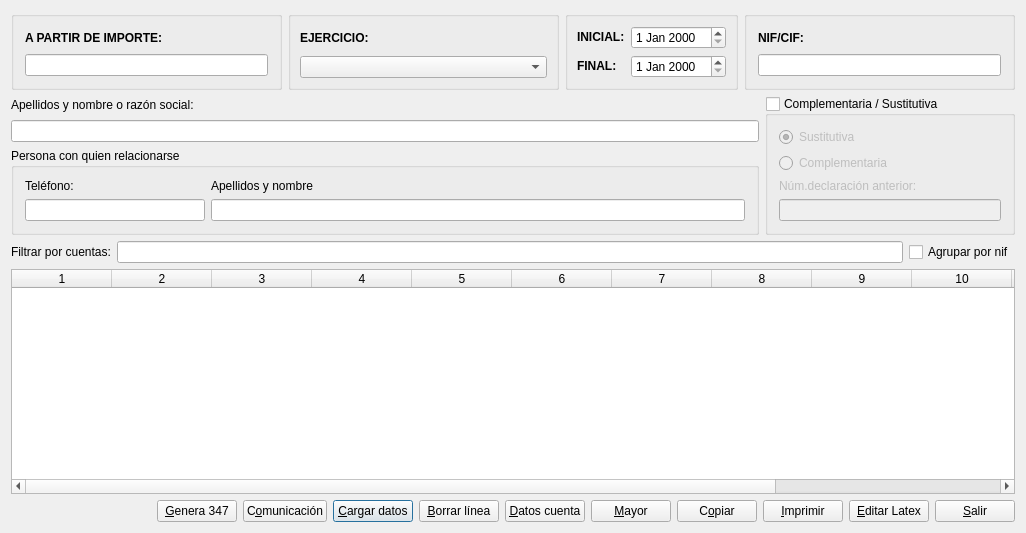
<?xml version="1.0" encoding="UTF-8"?>
<ui version="4.0">
 <author>José Manuel Díez Botella</author>
 <class>conta347</class>
 <widget class="QDialog" name="conta347">
  <property name="geometry">
   <rect>
    <x>0</x>
    <y>0</y>
    <width>1026</width>
    <height>533</height>
   </rect>
  </property>
  <property name="windowTitle">
   <string>MODELO 347</string>
  </property>
  <layout class="QVBoxLayout" name="verticalLayout_8">
   <item>
    <layout class="QHBoxLayout" name="horizontalLayout">
     <item>
      <widget class="QGroupBox" name="groupBox_5">
       <property name="title">
        <string/>
       </property>
       <layout class="QVBoxLayout" name="verticalLayout_5">
        <item>
         <widget class="QLabel" name="textLabel1">
          <property name="text">
           <string>&lt;b&gt;A PARTIR DE IMPORTE:&lt;/b&gt;</string>
          </property>
          <property name="wordWrap">
           <bool>false</bool>
          </property>
         </widget>
        </item>
        <item>
         <widget class="QLineEdit" name="importelineEdit"/>
        </item>
       </layout>
      </widget>
     </item>
     <item>
      <widget class="QGroupBox" name="groupBox_2">
       <property name="title">
        <string/>
       </property>
       <layout class="QVBoxLayout">
        <property name="spacing">
         <number>6</number>
        </property>
        <property name="leftMargin">
         <number>9</number>
        </property>
        <property name="topMargin">
         <number>9</number>
        </property>
        <property name="rightMargin">
         <number>9</number>
        </property>
        <property name="bottomMargin">
         <number>9</number>
        </property>
        <item>
         <widget class="QLabel" name="textLabel2">
          <property name="text">
           <string>&lt;b&gt;EJERCICIO:&lt;/b&gt;</string>
          </property>
          <property name="wordWrap">
           <bool>false</bool>
          </property>
         </widget>
        </item>
        <item>
         <widget class="QComboBox" name="ejerciciocomboBox">
          <property name="sizePolicy">
           <sizepolicy hsizetype="Expanding" vsizetype="Fixed">
            <horstretch>0</horstretch>
            <verstretch>0</verstretch>
           </sizepolicy>
          </property>
         </widget>
        </item>
       </layout>
      </widget>
     </item>
     <item>
      <widget class="QGroupBox" name="groupBox_3">
       <property name="title">
        <string/>
       </property>
       <layout class="QGridLayout" name="_2">
        <property name="leftMargin">
         <number>9</number>
        </property>
        <property name="topMargin">
         <number>9</number>
        </property>
        <property name="rightMargin">
         <number>9</number>
        </property>
        <property name="bottomMargin">
         <number>9</number>
        </property>
        <property name="spacing">
         <number>6</number>
        </property>
        <item row="1" column="1">
         <widget class="QDateEdit" name="finaldateEdit"/>
        </item>
        <item row="0" column="1">
         <widget class="QDateEdit" name="inicialdateEdit"/>
        </item>
        <item row="1" column="0">
         <widget class="QLabel" name="textLabel2_2">
          <property name="text">
           <string>&lt;b&gt;FINAL:&lt;/b&gt;</string>
          </property>
          <property name="wordWrap">
           <bool>false</bool>
          </property>
         </widget>
        </item>
        <item row="0" column="0">
         <widget class="QLabel" name="textLabel1_2">
          <property name="text">
           <string>&lt;b&gt;INICIAL:&lt;/b&gt;</string>
          </property>
          <property name="wordWrap">
           <bool>false</bool>
          </property>
         </widget>
        </item>
       </layout>
      </widget>
     </item>
     <item>
      <widget class="QGroupBox" name="groupBox_4">
       <property name="title">
        <string/>
       </property>
       <layout class="QVBoxLayout" name="verticalLayout">
        <item>
         <widget class="QLabel" name="label">
          <property name="font">
           <font>
            <weight>75</weight>
            <bold>true</bold>
           </font>
          </property>
          <property name="text">
           <string>NIF/CIF:</string>
          </property>
         </widget>
        </item>
        <item>
         <widget class="QLineEdit" name="ciflineEdit"/>
        </item>
       </layout>
      </widget>
     </item>
    </layout>
   </item>
   <item>
    <layout class="QHBoxLayout" name="horizontalLayout_2">
     <item>
      <layout class="QVBoxLayout" name="verticalLayout_3">
       <item>
        <layout class="QVBoxLayout" name="verticalLayout_2">
         <item>
          <widget class="QLabel" name="label_3">
           <property name="text">
            <string>Apellidos y nombre o razón social:</string>
           </property>
          </widget>
         </item>
         <item>
          <widget class="QLineEdit" name="nombrelineEdit"/>
         </item>
        </layout>
       </item>
       <item>
        <widget class="QGroupBox" name="groupBox">
         <property name="title">
          <string>Persona con quien relacionarse</string>
         </property>
         <layout class="QHBoxLayout" name="horizontalLayout_4">
          <item>
           <layout class="QVBoxLayout" name="verticalLayout_4">
            <item>
             <widget class="QLabel" name="label_7">
              <property name="text">
               <string>Teléfono:</string>
              </property>
             </widget>
            </item>
            <item>
             <widget class="QLineEdit" name="telefonolineEdit">
              <property name="maximumSize">
               <size>
                <width>180</width>
                <height>16777215</height>
               </size>
              </property>
             </widget>
            </item>
           </layout>
          </item>
          <item>
           <layout class="QVBoxLayout" name="verticalLayout_6">
            <item>
             <widget class="QLabel" name="label_8">
              <property name="text">
               <string>Apellidos y nombre</string>
              </property>
             </widget>
            </item>
            <item>
             <widget class="QLineEdit" name="nombrerellineEdit"/>
            </item>
           </layout>
          </item>
         </layout>
        </widget>
       </item>
      </layout>
     </item>
     <item>
      <widget class="QGroupBox" name="complgroupBox">
       <property name="maximumSize">
        <size>
         <width>250</width>
         <height>16777215</height>
        </size>
       </property>
       <property name="title">
        <string>Complementaria / Sustitutiva</string>
       </property>
       <property name="checkable">
        <bool>true</bool>
       </property>
       <property name="checked">
        <bool>false</bool>
       </property>
       <layout class="QVBoxLayout" name="verticalLayout_7">
        <item>
         <widget class="QRadioButton" name="sustitutivaradioButton">
          <property name="text">
           <string>Sustitutiva</string>
          </property>
          <property name="checked">
           <bool>true</bool>
          </property>
         </widget>
        </item>
        <item>
         <widget class="QRadioButton" name="complementariaradioButton">
          <property name="text">
           <string>Complementaria</string>
          </property>
         </widget>
        </item>
        <item>
         <widget class="QLabel" name="label_9">
          <property name="text">
           <string>Núm.declaración anterior:</string>
          </property>
         </widget>
        </item>
        <item>
         <widget class="QLineEdit" name="anteriorlineEdit"/>
        </item>
       </layout>
      </widget>
     </item>
    </layout>
   </item>
   <item>
    <layout class="QHBoxLayout" name="horizontalLayout_3">
     <item>
      <widget class="QLabel" name="label_2">
       <property name="text">
        <string>Filtrar por cuentas:</string>
       </property>
      </widget>
     </item>
     <item>
      <widget class="QLineEdit" name="cuentaslineEdit"/>
     </item>
     <item>
      <widget class="QCheckBox" name="agrupcifcheckBox">
       <property name="text">
        <string>Agrupar por nif</string>
       </property>
      </widget>
     </item>
    </layout>
   </item>
   <item>
    <widget class="QTableWidget" name="latconta347">
     <property name="columnCount">
      <number>13</number>
     </property>
     <column/>
     <column/>
     <column/>
     <column/>
     <column/>
     <column/>
     <column/>
     <column/>
     <column/>
     <column/>
     <column/>
     <column/>
     <column/>
    </widget>
   </item>
   <item>
    <layout class="QHBoxLayout">
     <property name="spacing">
      <number>6</number>
     </property>
     <property name="leftMargin">
      <number>0</number>
     </property>
     <property name="topMargin">
      <number>0</number>
     </property>
     <property name="rightMargin">
      <number>0</number>
     </property>
     <property name="bottomMargin">
      <number>0</number>
     </property>
     <item>
      <spacer>
       <property name="orientation">
        <enum>Qt::Horizontal</enum>
       </property>
       <property name="sizeHint" stdset="0">
        <size>
         <width>40</width>
         <height>20</height>
        </size>
       </property>
      </spacer>
     </item>
     <item>
      <widget class="QPushButton" name="gen347pushButton">
       <property name="text">
        <string>&amp;Genera 347</string>
       </property>
       <property name="icon">
        <iconset resource="keme.qrc">
         <normaloff>:/iconos/graf/pad.png</normaloff>:/iconos/graf/pad.png</iconset>
       </property>
      </widget>
     </item>
     <item>
      <widget class="QPushButton" name="comunicpushButton">
       <property name="text">
        <string>C&amp;omunicación</string>
       </property>
       <property name="icon">
        <iconset resource="keme.qrc">
         <normaloff>:/iconos/graf/stock_addressbook.png</normaloff>:/iconos/graf/stock_addressbook.png</iconset>
       </property>
      </widget>
     </item>
     <item>
      <widget class="QPushButton" name="cargapushButton">
       <property name="text">
        <string>&amp;Cargar datos</string>
       </property>
       <property name="icon">
        <iconset resource="keme.qrc">
         <normaloff>:/iconos/graf/refresh.xpm</normaloff>:/iconos/graf/refresh.xpm</iconset>
       </property>
       <property name="shortcut">
        <string>Alt+C</string>
       </property>
       <property name="default">
        <bool>true</bool>
       </property>
      </widget>
     </item>
     <item>
      <widget class="QPushButton" name="borrarpushButton">
       <property name="text">
        <string>&amp;Borrar línea</string>
       </property>
       <property name="icon">
        <iconset resource="keme.qrc">
         <normaloff>:/iconos/graf/borrar.png</normaloff>:/iconos/graf/borrar.png</iconset>
       </property>
      </widget>
     </item>
     <item>
      <widget class="QPushButton" name="datospushButton">
       <property name="text">
        <string>&amp;Datos cuenta</string>
       </property>
       <property name="icon">
        <iconset resource="keme.qrc">
         <normaloff>:/iconos/graf/resource-group.png</normaloff>:/iconos/graf/resource-group.png</iconset>
       </property>
       <property name="shortcut">
        <string>Alt+C</string>
       </property>
      </widget>
     </item>
     <item>
      <widget class="QPushButton" name="mayorpushButton">
       <property name="text">
        <string>&amp;Mayor</string>
       </property>
       <property name="icon">
        <iconset resource="keme.qrc">
         <normaloff>:/iconos/graf/mayorg.xpm</normaloff>:/iconos/graf/mayorg.xpm</iconset>
       </property>
      </widget>
     </item>
     <item>
      <widget class="QPushButton" name="copiarpushButton">
       <property name="text">
        <string>C&amp;opiar</string>
       </property>
       <property name="icon">
        <iconset resource="keme.qrc">
         <normaloff>:/iconos/graf/Copy.png</normaloff>:/iconos/graf/Copy.png</iconset>
       </property>
      </widget>
     </item>
     <item>
      <widget class="QPushButton" name="imprimepushButton">
       <property name="text">
        <string>&amp;Imprimir</string>
       </property>
       <property name="icon">
        <iconset resource="keme.qrc">
         <normaloff>:/iconos/graf/Print-icon.png</normaloff>:/iconos/graf/Print-icon.png</iconset>
       </property>
       <property name="shortcut">
        <string>Alt+I</string>
       </property>
      </widget>
     </item>
     <item>
      <widget class="QPushButton" name="latexpushButton">
       <property name="text">
        <string>&amp;Editar Latex</string>
       </property>
       <property name="icon">
        <iconset resource="keme.qrc">
         <normaloff>:/iconos/graf/tex.png</normaloff>:/iconos/graf/tex.png</iconset>
       </property>
      </widget>
     </item>
     <item>
      <widget class="QPushButton" name="salirpushButton">
       <property name="text">
        <string>&amp;Salir</string>
       </property>
       <property name="icon">
        <iconset resource="keme.qrc">
         <normaloff>:/iconos/graf/application-exit.png</normaloff>:/iconos/graf/application-exit.png</iconset>
       </property>
       <property name="shortcut">
        <string>Alt+S</string>
       </property>
      </widget>
     </item>
    </layout>
   </item>
  </layout>
 </widget>
 <layoutdefault spacing="6" margin="11"/>
 <tabstops>
  <tabstop>importelineEdit</tabstop>
  <tabstop>ejerciciocomboBox</tabstop>
  <tabstop>inicialdateEdit</tabstop>
  <tabstop>finaldateEdit</tabstop>
  <tabstop>ciflineEdit</tabstop>
  <tabstop>nombrelineEdit</tabstop>
  <tabstop>complgroupBox</tabstop>
  <tabstop>telefonolineEdit</tabstop>
  <tabstop>nombrerellineEdit</tabstop>
  <tabstop>sustitutivaradioButton</tabstop>
  <tabstop>complementariaradioButton</tabstop>
  <tabstop>anteriorlineEdit</tabstop>
  <tabstop>cuentaslineEdit</tabstop>
  <tabstop>latconta347</tabstop>
  <tabstop>gen347pushButton</tabstop>
  <tabstop>comunicpushButton</tabstop>
  <tabstop>cargapushButton</tabstop>
  <tabstop>borrarpushButton</tabstop>
  <tabstop>datospushButton</tabstop>
  <tabstop>mayorpushButton</tabstop>
  <tabstop>copiarpushButton</tabstop>
  <tabstop>imprimepushButton</tabstop>
  <tabstop>latexpushButton</tabstop>
  <tabstop>salirpushButton</tabstop>
 </tabstops>
 <resources>
  <include location="keme.qrc"/>
 </resources>
 <connections>
  <connection>
   <sender>salirpushButton</sender>
   <signal>clicked()</signal>
   <receiver>conta347</receiver>
   <slot>accept()</slot>
   <hints>
    <hint type="sourcelabel">
     <x>642</x>
     <y>455</y>
    </hint>
    <hint type="destinationlabel">
     <x>20</x>
     <y>20</y>
    </hint>
   </hints>
  </connection>
 </connections>
</ui>
